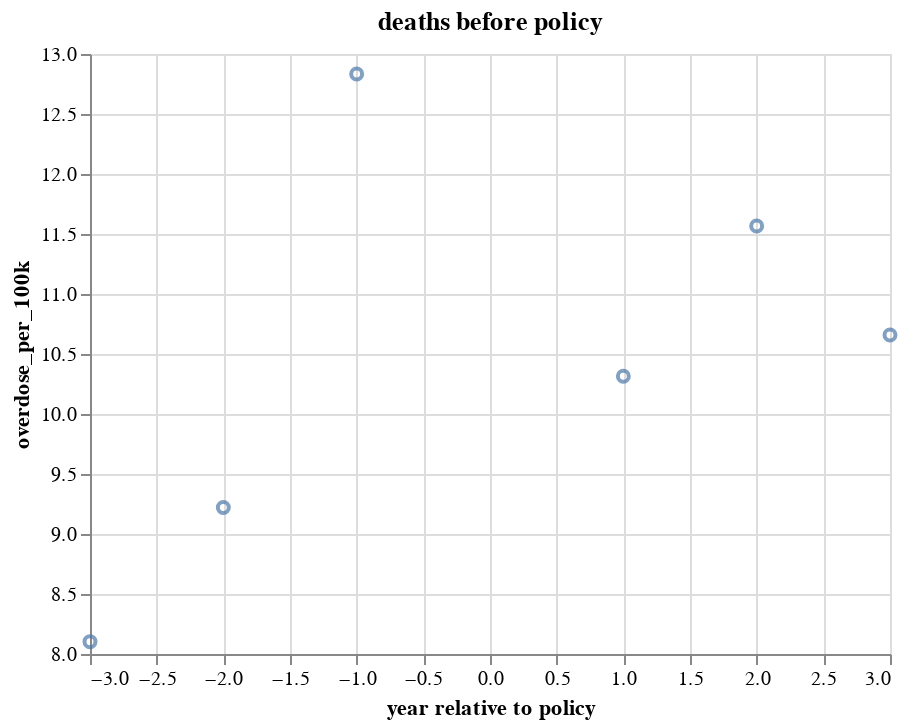

The code cell stored with this chart in its notebook:
### Code cell
# test the function
# may remove title parameters later - not really necessary as we aren't plotting this part in our final analysis
# however, if we can't add a title to our fit/regression line charts, we may need to add them here
base_before, base_after = get_charts(b4 = tx_b4, after = tx_after, title_b4 = "deaths before policy", title_after="deaths after policy")
base_before + base_after

### Figure 1 — Vega-Lite specification as saved in the notebook (floating-point values rounded to 4 significant figures)
{"config": {"view": {"continuousWidth": 400, "continuousHeight": 300}}, "layer": [{"data": {"name": "data-a2702a7e9e889a7f9b444e25420e1d1c"}, "mark": "point", "encoding": {"x": {"field": "year relative to policy", "scale": {"zero": false}, "type": "quantitative"}, "y": {"field": "overdose_per_100k", "scale": {"zero": false}, "type": "quantitative"}}, "title": "deaths before policy"}, {"data": {"name": "data-62a31d00ba8e1f1d76c06a6982492a56"}, "mark": "point", "encoding": {"x": {"field": "year relative to policy", "scale": {"zero": false}, "type": "quantitative"}, "y": {"field": "overdose_per_100k", "scale": {"zero": false}, "type": "quantitative"}}, "title": "deaths after policy"}], "$schema": "https://vega.github.io/schema/vega-lite/v4.17.0.json", "datasets": {"data-a2702a7e9e889a7f9b444e25420e1d1c": [{"Year": 2004.0, "overdose_per_100k": 8.103, "year relative to policy": -3}, {"Year": 2005.0, "overdose_per_100k": 9.22, "year relative to policy": -2}, {"Year": 2006.0, "overdose_per_100k": 12.83, "year relative to policy": -1}], "data-62a31d00ba8e1f1d76c06a6982492a56": [{"Year": 2008.0, "overdose_per_100k": 10.32, "year relative to policy": 1}, {"Year": 2009.0, "overdose_per_100k": 11.57, "year relative to policy": 2}, {"Year": 2010.0, "overdose_per_100k": 10.66, "year relative to policy": 3}]}}
